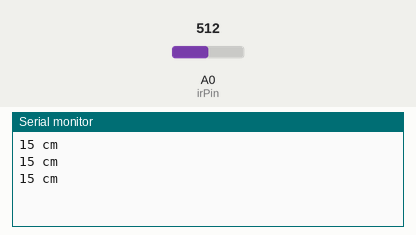
Simulated run of this sketch. Board: ESP8266 (NodeMCU). Shown: the last lines printed to the serial monitor. The inputs (shaded band) are chosen by the test bench; at power-on: A0 (irPin) = 512. WiFi joins after 1.5 s; servers stay silent unless stated.

Above: at 3.0 s.
3.1 s: A0 (irPin) set to 716
At 3.7 s:
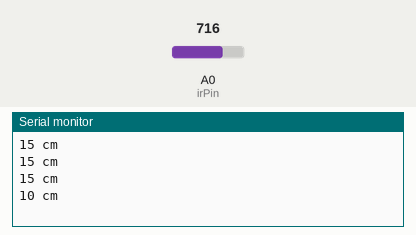
4.6 s: A0 (irPin) set to 900
At 5.2 s:
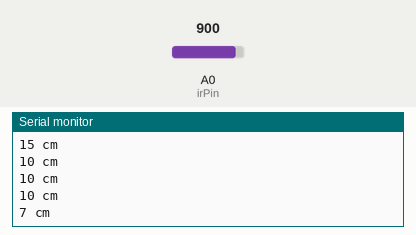
Timing chart, 0 to 7.6 s (numbered marks = the images above; inputs shaded):
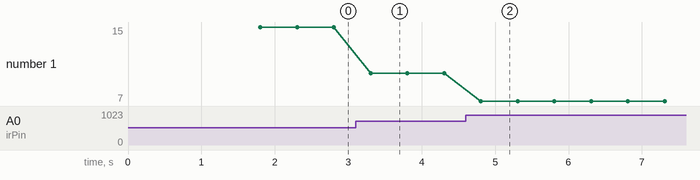

The sketch:

07_Blynk_VirtualPin_IR_distance02.ino
```cpp
#define BLYNK_PRINT Serial


#include <ESP8266WiFi.h>
#include <BlynkSimpleEsp8266.h>

char auth[] = "YourAuthToken";
char ssid[] = "YourNetworkName";
char pass[] = "YourPassword";

int irPin = A0;
int dist;

void setup()
{
  Serial.begin(9600);
  Blynk.begin(auth, ssid, pass);
}

void loop()
{
  Blynk.run();

  float val = analogRead(irPin);
  dist = 27.728 * pow(map(val,0,1023,0,3300)/1000.0, -1.2045);
  Serial.print(dist);
  Serial.println(" cm");
  delay(500);
}

BLYNK_READ(V3){
  Blynk.virtualWrite(3, dist);
}
```

Measured:
- after the input at 3.1 s, the serial monitor: prints a new line after 0.21 s (image 1)
- after the input at 4.6 s, the serial monitor: prints a new line after 0.21 s (image 2)
- plotted number 1: 15 → 10 after the input at 3.1 s, 10 → 7 after the input at 4.6 s
